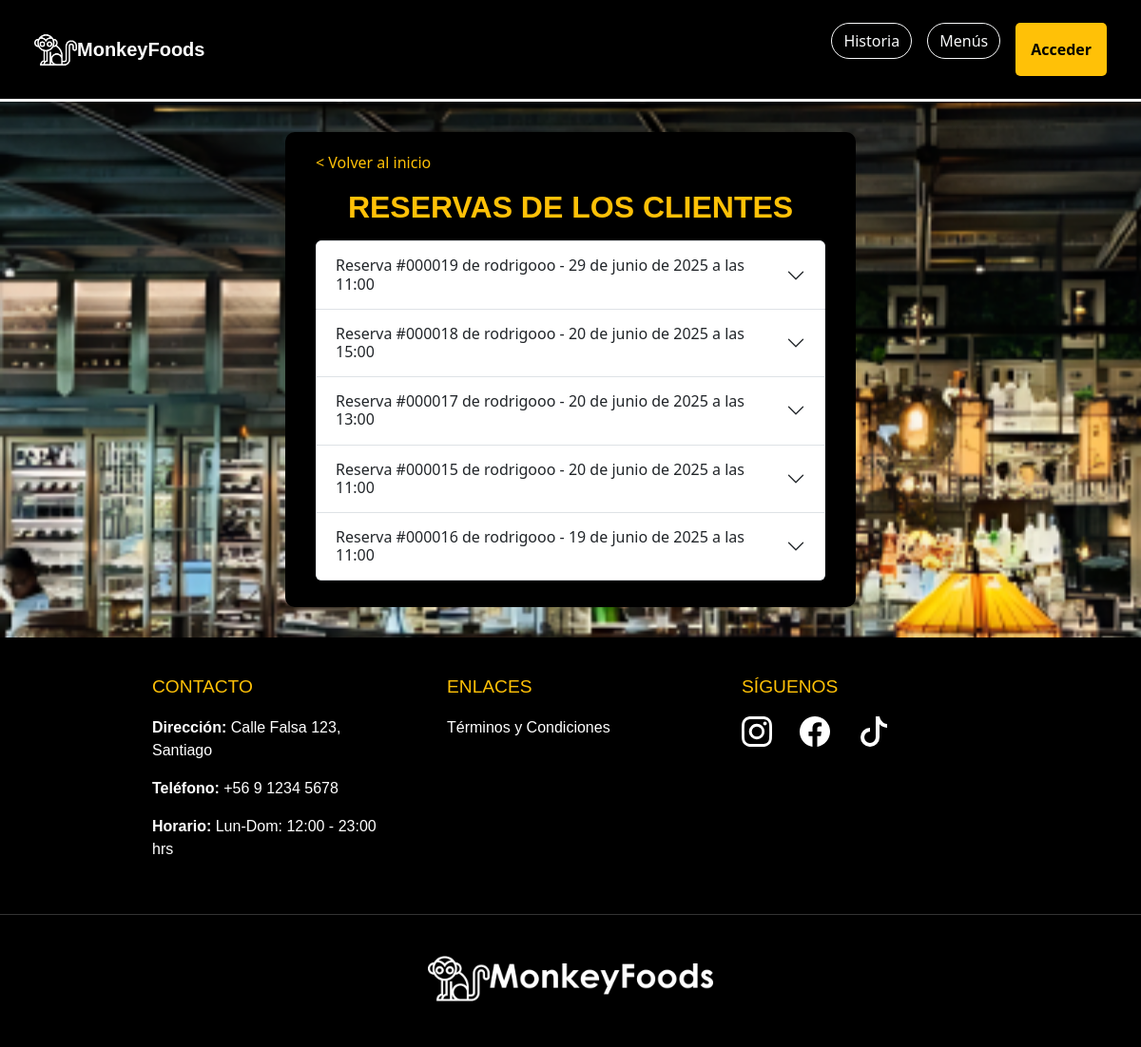
/reservas_mesero/, run on an earlier commit of the app's database.
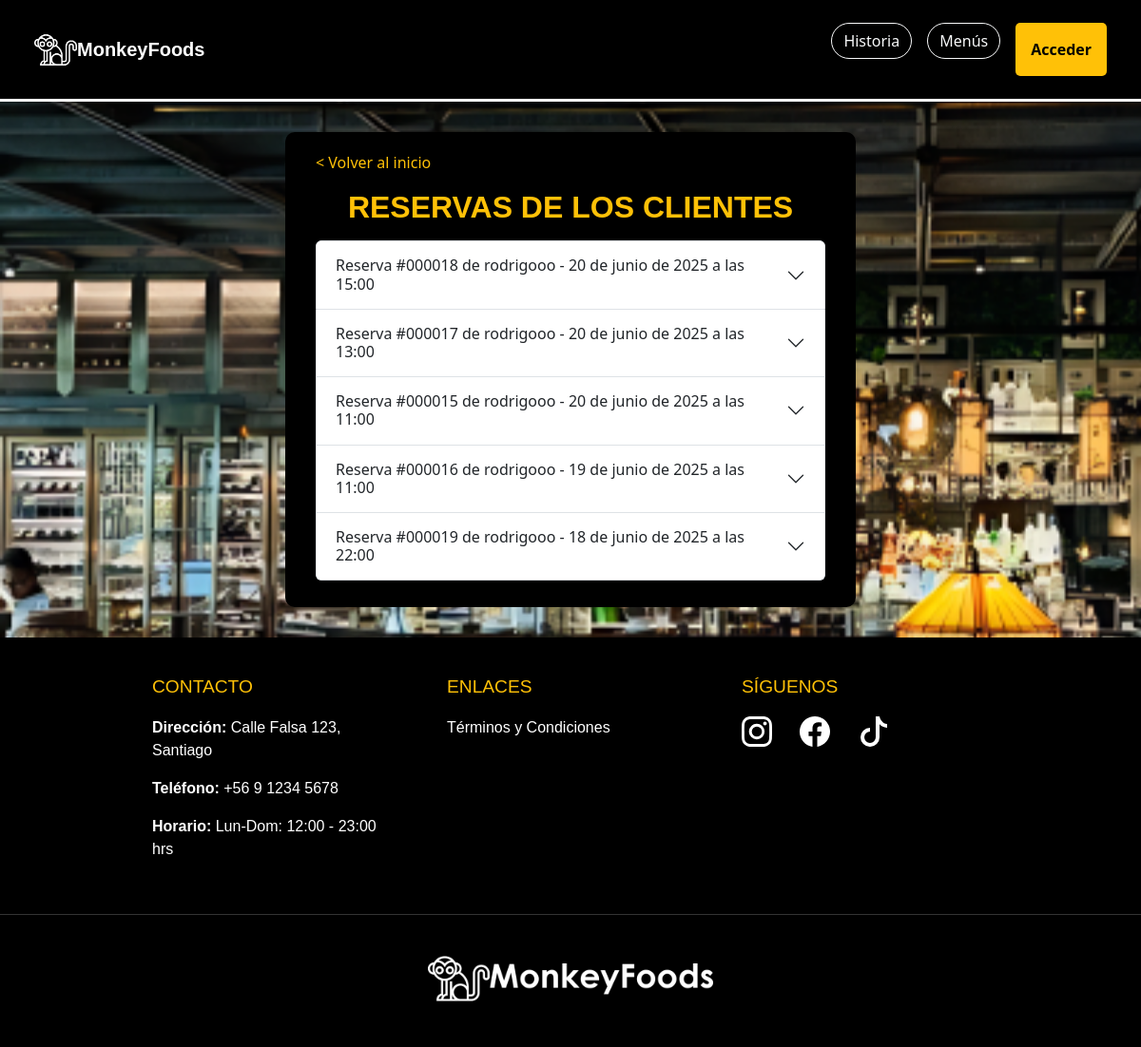
And on a later commit of the database.
### apps/reservas/models.py (models this page shows, shortened)
class Reserva(models.Model):
    ESTADOS_RESERVA = (
        ('borrador', 'Borrador'),
        ('completada', 'Completada'),
    )
    id_reserva = models.CharField(max_length=12, unique=True, editable=False)
    cliente = models.ForeignKey(settings.AUTH_USER_MODEL, on_delete=models.CASCADE)
    nombre_reserva = models.CharField(max_length=100)
    fecha = models.DateField()
    hora = models.TimeField()
    telefono = models.CharField(max_length=20)
    comensales = models.PositiveIntegerField(default=1)
    abono = models.DecimalField(max_digits=8, decimal_places=2)
    total = models.DecimalField(max_digits=8, decimal_places=2)
    mesas = models.ManyToManyField('Mesa')
    menu = models.ForeignKey(Menu, on_delete=models.SET_NULL, null=True, blank=True)  #modelo menú
    zona = models.ForeignKey('Zona', on_delete=models.CASCADE, null=True, blank=True)
    estado = models.CharField(max_length=20, choices=ESTADOS_RESERVA, default='borrador')

### apps/registrar/models.py (models this page shows, shortened)
class CustomUser(AbstractUser):
    ROL_CHOICES = (
        (1, 'Cliente'),
        (2, 'Mesero'),
        (3, 'Cocinero'),
        (4, 'Administrador'),
    )
    rol = models.PositiveSmallIntegerField(choices=ROL_CHOICES, default=1)
    foto_perfil = models.ImageField(upload_to='fotos_perfil/', blank=True, null=True)

### apps/reservas_mesero/views.py (the view)
# urls.py: path('', views.reservas_mesero, name='reservas_mesero'),
def reservas_mesero(request):
    reservas = Reserva.objects.select_related('cliente').order_by('-fecha', '-hora')
    return render(request, 'reservas_mesero/reservas_mesero.html', {
        'reservas': reservas
    })

### apps/reservas_mesero/templates/reservas_mesero/reservas_mesero.html (shortened to what this page needs)
{% load static %}
<!DOCTYPE html>
<html lang="es">
<head>
    <link href="https://cdn.jsdelivr.net/npm/bootstrap@5.3.3/dist/css/bootstrap.min.css" rel="stylesheet"
>
    <link rel="stylesheet" href="https://cdn.jsdelivr.net/npm/bootstrap-icons@1.11.3/font/bootstrap-icons.min.css">
    <link rel="stylesheet" href="{% static 'reservas_mesero/css/styles.css' %}">
</head>
<body class="body-fondo">
    <nav class="navbar navbar-expand-lg bg-body-primary navbar-settings p-4">
        <div class="container-fluid">
            <a href="{% url 'index' %}">
                <img style="width: 45px; height: 45px;" src="{% static 'home/img/mono-blanco.png' %}" alt="marca">
                <a class="navbar-brand marca" href="{% url 'index' %}">MonkeyFoods</a>
            </a>
            <div class="collapse navbar-collapse" id="navbarSupportedContent">
                {% if request.user.is_authenticated %}
                <form class="d-flex gap-4" role="search">
                    <a href="{% url 'historia' %}">
                        <button class="btn btn-outline-light history" type="button">Historia</button>
                    </a>
                    <a href="{% url 'menus' %}">
                            <button class="btn btn-outline-light history" type="button">Menús</button>
                        </a>
                    {% if request.user.rol == 4 %}
                    <a href="{% url 'crear_empleado' %}">
                        <button class="btn btn-outline-danger history" type="button">Crear empleado</button>
                    </a>
                    {% endif %}
                    <div class="nav-item dropdown dropdown-perfil me-2">
                        <a class="nav-link dropdown-toggle" href="#" role="button" data-bs-toggle="dropdown">
                            {% if user.foto_perfil %}
                            <img src="{{ user.foto_perfil.url }}" alt="Foto de perfil" style="border-radius: 50%; border: 1px solid #ffc107;" width="36" height="36">
                            {% else %}
                            <svg xmlns="http://www.w3.org/2000/svg" style="color: #ffc107" width="36" height="36"
                                fill="currentColor" class="bi bi-person-circle" viewBox="0 0 16 16">
                                <path d="M11 6a3 3 0 1 1-6 0 3 3 0 0 1 6 0" />
                                <path fill-rule="evenodd"
                                    d="M0 8a8 8 0 1 1 16 0A8 8 0 0 1 0 8m8-7a7 7 0 0 0-5.468 11.37C3.242 11.226 4.805 10 8 10s4.757 1.225 5.468 2.37A7 7 0 0 0 8 1" />
                            </svg>
                            {% endif %}
                        </a>
                        <ul class="dropdown-menu dropdown-perfil">
                           <li><p class="text-black text-end mx-1 text-center" style="font-weight: bold;">{{ user.first_name|upper }} {{ user.last_name|upper }}</p></li>
                            <li><a class="dropdown-item" href="{% url 'perfil' %}">Mi perfil</a></li>
                            {% if request.user.rol == 4 %}
                            <li><a class="dropdown-item" href="{% url 'admin_usuarios' %}">Usuarios</a></li>
                            {% endif %}
                            {% if request.user.rol == 1 %}
                            <li><a class="dropdown-item" href="{% url 'historial_reservas' %}">Mis reservas</a></li>
                            {% endif %}
                            <li><a class="dropdown-item" href="{% url 'exit' %}">Salir</a></li>
                        </ul>
                    </div>
                </form>
                {% else %}
                <div class="d-flex gap-3">
                    <div class="d-flex gap-3">
                        <a href="{% url 'historia' %}">
                            <button class="btn btn-outline-light history" type="button">Historia</button>
                        </a>
                        <a href="{% url 'menus' %}">
                            <button class="btn btn-outline-light history" type="button">Menús</button>
                        </a>
                        <form class="d-flex" role="search">
                            <a href="{% url 'registrar' %}">
                                <button class="btn btn-warning btn-settings" type="button">Acceder</button>
                            </a>
                        </form>
                    </div>
                </div>
                {% endif %}
            </div>
        </div>
    </nav>
     <div class="form-container">
        <div class="container mb-2">
            <a href="{% url 'index' %}" class="text-warning text-decoration-none mb-3 d-block">&lt; Volver al inicio</a>
            <h2 class="text-warning text-center mb-3" style="font-family: 'Century Gothic', sans-serif; font-weight: bolder;">RESERVAS DE LOS CLIENTES</h2>
            <div class="accordion" id="accordionReservas">
                {% for reserva in reservas %}
                <div class="accordion-item">
                    <h2 class="accordion-header" id="heading{{ reserva.id }}">
                        <button class="accordion-button collapsed" type="button" data-bs-toggle="collapse"
                            data-bs-target="#collapse{{ reserva.id }}">
                            Reserva #{{ reserva.id_reserva }} de {{ reserva.cliente.username }} - {{ reserva.fecha }} a las {{ reserva.hora }}
                        </button>
                    </h2>
                </div>
                {% empty %}
                <p class="text-center" style="font-size: 18px; color: grey; font-style: italic;">No tienes reservas
                    registradas.</p>
                {% endfor %}
            </div>
        </div>
    </div>
    <footer class="footer-triple">
        <div class="footer-contenido">
            <div class="footer-columna">
                <h3>Contacto</h3>
                <p><strong>Dirección:</strong> Calle Falsa 123, Santiago</p>
                <p><strong>Teléfono:</strong> +56 9 1234 5678</p>
                <p><strong>Horario:</strong> Lun-Dom: 12:00 - 23:00 hrs</p>
            </div>
            <div class="footer-columna">
                <h3>Enlaces</h3>
                <ul class="footer-links">
                    <li><a href="#">Términos y Condiciones</a></li>
                </ul>
            </div>
            <div class="footer-columna">
                <h3>Síguenos</h3>
                <div class="redes-sociales">
                    <a href="#"></a>
                    <a href="#"></a>
                    <a href="#"><svg xmlns="http://www.w3.org/2000/svg" width="32" height="32" fill="currentColor" class="bi bi-tiktok" viewBox="0 0 16 16">
                                    <path d="M9 0h1.98c.144.715.54 1.617 1.235 2.512C12.895 3.389 13.797 4 15 4v2c-1.753 0-3.07-.814-4-1.829V11a5 5 0 1 1-5-5v2a3 3 0 1 0 3 3z"/>
                                </svg></a>
                </div>
            </div>
        </div>
        <div class="footer-logo-container">
            <a href="#">
                <img src="{% static 'home/img/logo_blanco.png' %}" alt="Logo" class="footer-logo">
            </a>
        </div>
    </footer>
</html>

### apps/reservas_mesero/static/reservas_mesero/css/styles.css (style rules this page uses)
html, body { max-width: 100%; overflow-x: hidden; }
.navbar-settings { background-color: black; border-bottom: 3px solid; color: white; }
.marca { color: white; font-weight: bold; text-align: right; background-size: 20%; font-family: "Century Gothic", sans-serif; }
.btn-settings { border-radius: 40px; }
.history { border-radius: 40px; }
.body-fondo { background-image: url(../img/fondo.png); background-size: cover; background-position: cover; background-repeat: no-repeat; background-attachment: fixed; }
.btn-warning { background-color: #ffc107; border: none; border-radius: 5px; font-weight: bold; padding: 1rem; cursor: pointer; transition: background-color 0.3s ease; }
.form-container { max-width: 600px; width: 90%; display: grid; color: white; background-color: black; border-radius: 10px; padding: 20px; margin: 2rem auto; }
.footer-triple { background: black; color: white; font-family: "Century Gothic", sans-serif; padding: 40px 0 20px; display: flex; flex-direction: column; align-items: center; width: 100%; }
.footer-contenido { display: flex; justify-content: space-around; max-width: 1200px; margin: 0 auto; padding: 0 20px; gap: 30px; }
.footer-columna { width: 280px; padding: 0 10px; text-align: left; }
.footer-columna h3 { color: #ffc107; font-size: 1.2rem; margin-bottom: 20px; text-transform: uppercase; }
.footer-links, .redes-sociales { list-style: none; padding: 0; }
.footer-links li, .redes-sociales a { margin-bottom: 10px; }
.footer-links a, .redes-sociales a { color: white; text-decoration: none; transition: color 0.3s; }
.redes-sociales svg { margin-right: 25px; color: white; }
.footer-logo-container { width: 100%; text-align: center; margin-top: 40px; padding: 20px 0; border-top: 1px solid #333333; }
.footer-logo { margin-top: 15px; max-width: 300px; height: auto; filter: brightness(0) invert(1); }

What changed in the data, as far as the page shows it:
changed Reserva: fecha "29 de junio de 2025" → "18 de junio de 2025"; hora "11:00" → "22:00"; moves down the list
